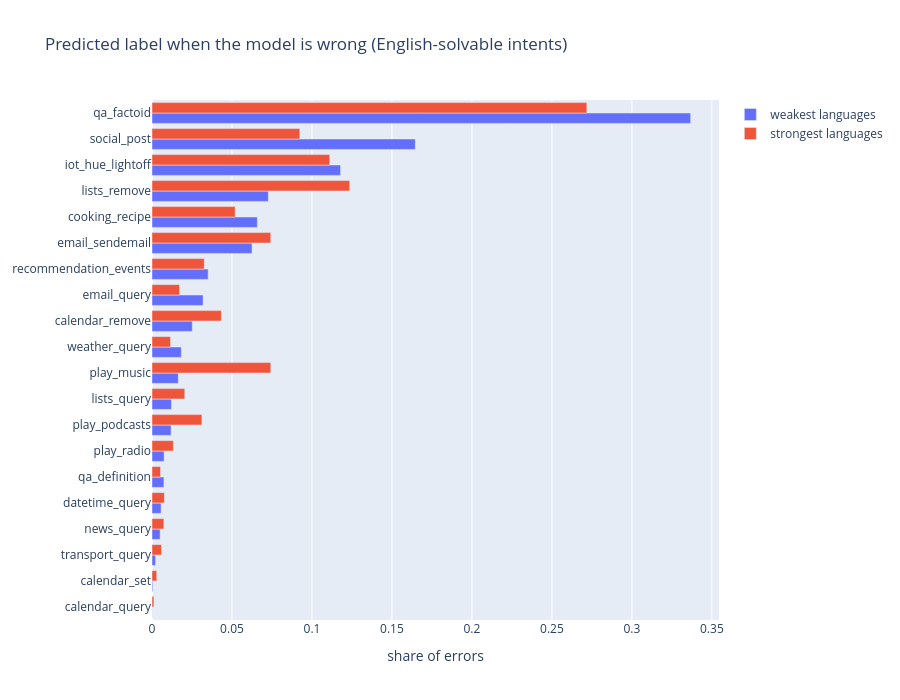

The notebook cell this image was saved under:
### Markdown cell above
## Where do the errors go?

For the intents English solves, we count which label the model predicts when it is wrong, separately for the 10 weakest and the 10 strongest languages.

### Code cell
errs = sub[~sub.correct]
share = pd.DataFrame({
    "weakest": errs[errs.locale.isin(bottom)].pred.value_counts(normalize=True),
    "strongest": errs[errs.locale.isin(top)].pred.value_counts(normalize=True),
}).fillna(0).sort_values("weakest")

fig = go.Figure()
fig.add_bar(y=share.index, x=share.weakest, name="weakest languages", orientation="h")
fig.add_bar(y=share.index, x=share.strongest, name="strongest languages", orientation="h")
fig.update_layout(barmode="group", height=700, xaxis_title="share of errors",
                  title="Predicted label when the model is wrong (English-solvable intents)")
fig.show()

### Figure 1 — Plotly figure (JSON) as saved in the notebook; plotly's stock layout.template omitted (floating-point values rounded to 4 significant figures)
{"data": [{"name": "weakest languages", "orientation": "h", "type": "bar", "x": [0.0001182, 0.0004729, 0.002246, 0.005084, 0.005675, 0.007449, 0.007567, 0.01194, 0.01218, 0.01643, 0.01833, 0.02518, 0.03192, 0.03511, 0.06254, 0.06585, 0.07271, 0.1179, 0.1646, 0.3367], "y": ["calendar_query", "calendar_set", "transport_query", "news_query", "datetime_query", "qa_definition", "play_radio", "play_podcasts", "lists_query", "play_music", "weather_query", "calendar_remove", "email_query", "recommendation_events", "email_sendemail", "cooking_recipe", "lists_remove", "iot_hue_lightoff", "social_post", "qa_factoid"]}, {"name": "strongest languages", "orientation": "h", "type": "bar", "x": [0.001188, 0.002971, 0.005942, 0.007427, 0.007724, 0.005348, 0.01337, 0.03119, 0.0205, 0.07427, 0.01159, 0.04337, 0.01723, 0.03268, 0.07427, 0.05199, 0.1236, 0.1111, 0.09239, 0.2718], "y": ["calendar_query", "calendar_set", "transport_query", "news_query", "datetime_query", "qa_definition", "play_radio", "play_podcasts", "lists_query", "play_music", "weather_query", "calendar_remove", "email_query", "recommendation_events", "email_sendemail", "cooking_recipe", "lists_remove", "iot_hue_lightoff", "social_post", "qa_factoid"]}], "layout": {"barmode": "group", "height": 700, "title": {"text": "Predicted label when the model is wrong (English-solvable intents)"}, "xaxis": {"title": {"text": "share of errors"}}}}
